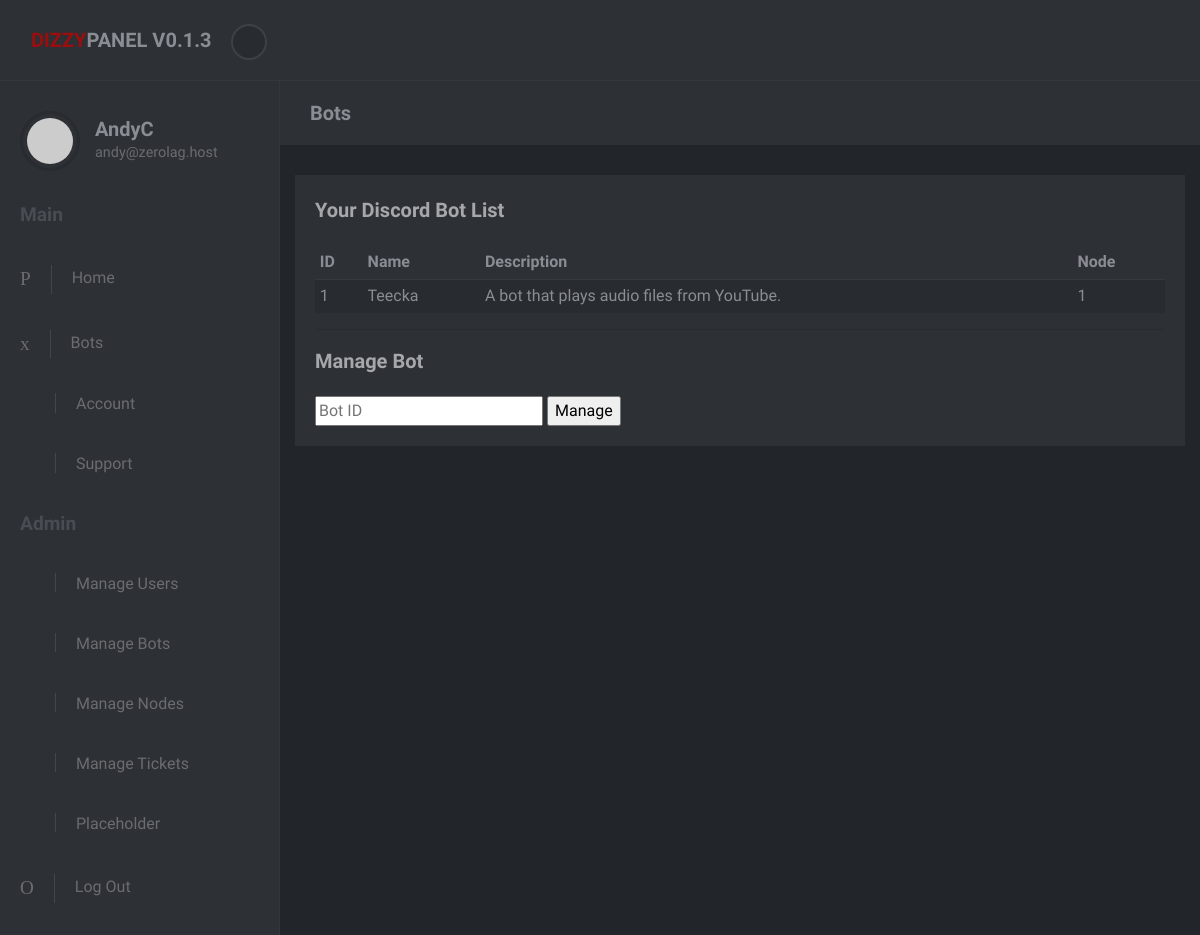
The app's page /bots.php (signed in) with its own data.
### tables this page shows
CREATE TABLE `bots` (
  `bot_id` int(11) NOT NULL,
  `bot_name` varchar(255) NOT NULL,
  `bot_desc` varchar(5000) NOT NULL,
  `bot_owner` varchar(255) NOT NULL,
  `bot_lang` varchar(255) NOT NULL,
  `bot_node` int(11) NOT NULL
);

### bots.php (the view, shortened to what this page needs)
<?php include 'header.php'; ?>
<div class="page-content">
  <div class="page-header">
    <div class="container-fluid">
      <h2 class="h5 no-margin-bottom">Bots</h2>
    </div>
  </div>
    <div class="col-lg-12">
      <div class="block">
        <div class="title"><strong>Your Discord Bot List</strong></div>
        <table class="table table-striped table-sm">
          <thead>
            <tr>
              <th>ID</th>
              <th>Name</th>
              <th>Description</th>
              <th>Node</th>
            </tr>
          </thead>
          <tbody>
                <?php
                $id = $_SESSION['u_id'];
                $sql = "SELECT bot_id, bot_name, bot_desc, bot_node FROM bots WHERE bot_owner=$id;";
                $result = mysqli_query($conn, $sql);
                while ($row = mysqli_fetch_assoc($result)) {
                  echo '<tr>';
                  foreach ($row as $field) {
                    echo '<td>' . htmlspecialchars($field) . '</td>';
                  }
                  echo '</tr>';
                }
                ?>
          </tbody>
        </table>
        <hr>
        <div class="title"><strong>Manage Bot</strong></div>
        <form class="form" id="login-form" action="includes/bot-control.inc.php" method="POST">
          <input type="number" name="id" placeholder="Bot ID">
          <input type="submit" name="submit" value="Manage">
        </form>
      </div>
    </div>
  </div>
</div>
<?php include 'javascript.php'; ?>

### css/style.default.css (style rules this page uses)
body { position: relative; }
i, span, strong { display: inline-block; }
input { outline: none; }
.no-margin-bottom { margin-bottom: 0 !important; }
.block { padding: 20px; background: #2d3035; color: #8a8d93; margin-bottom: 30px; }
.page-content { position: relative; background: #22252a; min-height: 100vh; width: calc(100% - 280px); padding: 0; padding-bottom: 70px; }
.page-header { padding: 20px 15px; background: #2d3035; color: #8a8d93; margin-bottom: 30px; }
.block .title { margin-bottom: 20px; }
.block .title strong:first-child { font-size: 1.25rem; color: #a5a7ab; }
button, input[type='submit'] { cursor: pointer; font-family: inherit; font-weight: 300 !important; }
.table { margin-bottom: 0; }
.table td, .table th { border-color: #343a40; }
.table thead th { border: none; }
.table-striped tbody tr { -webkit-transition: all 0.3s; transition: all 0.3s; }
.table-striped tbody tr:nth-of-type(odd) { background-color: #282b2f; }
body { font-family: "Muli", sans-serif; font-size: 1rem; font-weight: 400; line-height: 1.5; color: #8a8d93; background-color: #fff; }
h1, h2, h3, h4, h5, h6, .h1, .h2, .h3, .h4, .h5, .h6 { margin-bottom: 0.5rem; font-family: inherit; font-weight: 700; line-height: 1.2; color: inherit; }
h2, .h2 { font-size: 2rem; }
h5, .h5 { font-size: 1.25rem; }
hr { border-top: 1px solid rgba(0, 0, 0, 0.1); }

### records on screen
bots: field "1", bot_name "Teecka", bot_desc "A bot that plays audio files from YouTube."

### other values on screen
$_SESSION['u_uid'] "AndyC"
$_SESSION['u_email'] "andy@zerolag.host"
